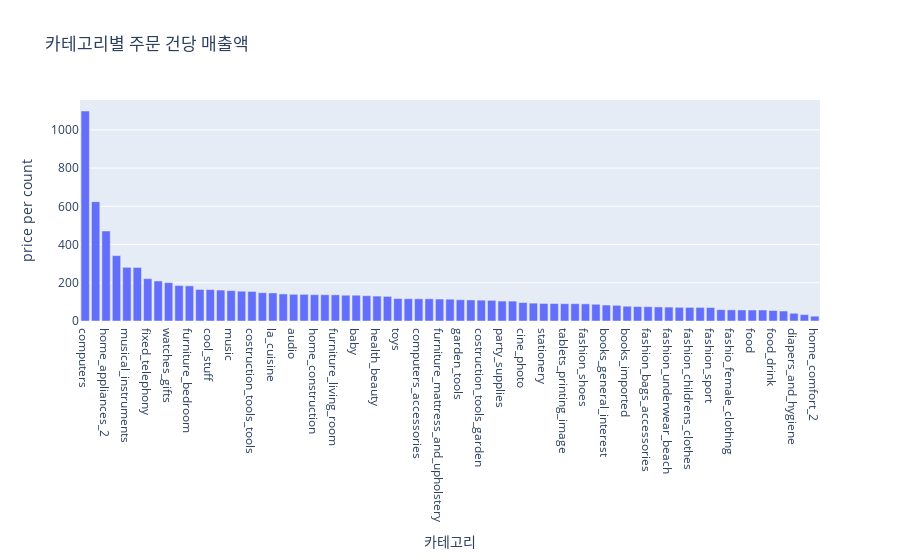

Notebook code cell kept with this figure:
### Markdown cell above
- 매출액은 health_beauty가 가장 높았고, watches_gifts 그 다음으로는 bed_bath_table 이였다.

### Code cell
# 카테고리별 주문 건당 매출액
df_3 = pd.merge(df_1, df_2, on='category', how='inner')
df_3['price per count'] = df_3['price'] / df_3['count']
df_3.sort_values(by='price per count', ascending=False, inplace=True)

px.bar(df_3, x=df_3.index, y='price per count',
       labels={"category":"카테고리","price":"총 매출액"}, 
       title='카테고리별 주문 건당 매출액')

### Figure 1 — Plotly figure (JSON) as saved in the notebook; plotly's stock layout.template omitted (floating-point values rounded to 4 significant figures)
{"data": [{"alignmentgroup": "True", "hovertemplate": "카테고리=%{x}<br>price per count=%{y}<extra></extra>", "legendgroup": "", "marker": {"color": "#636efa", "pattern": {"shape": ""}}, "name": "", "offsetgroup": "", "orientation": "v", "showlegend": false, "textposition": "auto", "type": "bar", "x": ["computers", "small_appliances_home_oven_and_coffee", "home_appliances_2", "agro_industry_and_commerce", "musical_instruments", "small_appliances", "fixed_telephony", "construction_tools_safety", "watches_gifts", "air_conditioning", "furniture_bedroom", "kitchen_dining_laundry_garden_furniture", "cool_stuff", "office_furniture", "music", "construction_tools_construction", "costruction_tools_tools", "industry_commerce_and_business", "la_cuisine", "security_and_services", "audio", "auto", "home_construction", "consoles_games", "furniture_living_room", "home_confort", "baby", "construction_tools_lights", "health_beauty", "luggage_accessories", "toys", "perfumery", "computers_accessories", "art", "furniture_mattress_and_upholstery", "sports_leisure", "garden_tools", "pet_shop", "costruction_tools_garden", "signaling_and_security", "party_supplies", "home_appliances", "cine_photo", "bed_bath_table", "stationery", "market_place", "tablets_printing_image", "housewares", "fashion_shoes", "furniture_decor", "books_general_interest", "fashion_male_clothing", "books_imported", "arts_and_craftmanship", "fashion_bags_accessories", "dvds_blu_ray", "fashion_underwear_beach", "books_technical", "fashion_childrens_clothes", "telephony", "fashion_sport", "drinks", "fashio_female_clothing", "christmas_supplies", "food", "electronics", "food_drink", "cds_dvds_musicals", "diapers_and_hygiene", "flowers", "home_comfort_2"], "xaxis": "x", "y": [1098.0, 624.3, 470.8, 342.1, 280.7, 280.0, 221.5, 209.5, 200.7, 185.5, 183.8, 165.1, 164.2, 161.9, 158.8, 155.9, 154.4, 148.0, 146.8, 141.6, 139.6, 139.5, 137.7, 137.5, 137.0, 135.0, 134.8, 132.5, 130.3, 128.8, 117.5, 116.7, 116.2, 116.2, 114.9, 114.1, 111.1, 110.1, 109.2, 108.1, 104.3, 104.0, 96.3, 93.36, 91.65, 91.25, 90.7, 90.65, 89.82, 87.67, 83.56, 82.05, 77.33, 75.58, 74.88, 73.54, 72.84, 71.52, 71.23, 71.2, 70.65, 59.2, 58.41, 57.81, 57.45, 57.43, 54.78, 52.14, 40.49, 33.64, 25.34], "yaxis": "y"}], "layout": {"barmode": "relative", "legend": {"tracegroupgap": 0}, "title": {"text": "카테고리별 주문 건당 매출액"}, "xaxis": {"anchor": "y", "domain": [0, 1], "title": {"text": "카테고리"}}, "yaxis": {"anchor": "x", "domain": [0, 1], "title": {"text": "price per count"}}}}
